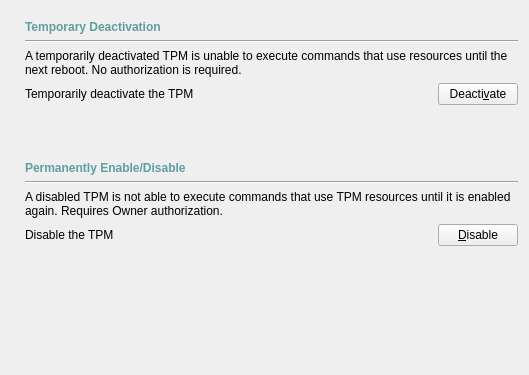
           <widget class="QWidget" name="tab1_26">
            <attribute name="title">
             <string>Operatio&amp;nal Modes</string>
            </attribute>
            <layout class="QVBoxLayout" name="verticalLayout_25">
             <property name="leftMargin">
              <number>25</number>
             </property>
             <property name="topMargin">
              <number>20</number>
             </property>
             <item>
              <widget class="QLabel" name="label_292">
               <property name="text">
                <string>&lt;html&gt;&lt;head&gt;&lt;meta name=&quot;qrichtext&quot; content=&quot;1&quot; /&gt;&lt;style type=&quot;text/css&quot;&gt;
p, li { white-space: pre-wrap; }
&lt;/style&gt;&lt;/head&gt;&lt;body style=&quot; font-family:'Sans Serif'; font-size:9pt; font-weight:400; font-style:normal;&quot;&gt;
&lt;p style=&quot; margin-top:0px; margin-bottom:0px; margin-left:0px; margin-right:0px; -qt-block-indent:0; text-indent:0px;&quot;&gt;&lt;span style=&quot; font-weight:600; color:#5f9ea0;&quot;&gt;Temporary Deactivation&lt;/span&gt;&lt;/p&gt;&lt;/body&gt;&lt;/html&gt;</string>
               </property>
              </widget>
             </item>
             <item>
              <widget class="Line" name="line_14">
               <property name="orientation">
                <enum>Qt::Horizontal</enum>
               </property>
              </widget>
             </item>
             <item>
              <widget class="QLabel" name="label_293">
               <property name="text">
                <string>A temporarily deactivated TPM is unable to execute commands that use resources until the next reboot. No authorization is required.</string>
               </property>
               <property name="wordWrap">
                <bool>true</bool>
               </property>
              </widget>
             </item>
             <item>
              <layout class="QHBoxLayout" name="horizontalLayout_30">
               <item>
                <widget class="QLabel" name="myDeactivateLabel">
                 <property name="text">
                  <string>Temporarily deactivate the TPM</string>
                 </property>
                </widget>
               </item>
               <item>
                <spacer name="horizontalSpacer_6">
                 <property name="orientation">
                  <enum>Qt::Horizontal</enum>
                 </property>
                 <property name="sizeHint" stdset="0">
                  <size>
                   <width>218</width>
                   <height>20</height>
                  </size>
                 </property>
                </spacer>
               </item>
               <item>
                <widget class="QPushButton" name="myDeactivate">
                 <property name="text">
                  <string>Deacti&amp;vate</string>
                 </property>
                </widget>
               </item>
              </layout>
             </item>
             <item>
              <spacer name="verticalSpacer_5">
               <property name="orientation">
                <enum>Qt::Vertical</enum>
               </property>
               <property name="sizeType">
                <enum>QSizePolicy::Fixed</enum>
               </property>
               <property name="sizeHint" stdset="0">
                <size>
                 <width>20</width>
                 <height>50</height>
                </size>
               </property>
              </spacer>
             </item>
             <item>
              <widget class="QLabel" name="label_295">
               <property name="text">
                <string>&lt;html&gt;&lt;head&gt;&lt;meta name=&quot;qrichtext&quot; content=&quot;1&quot; /&gt;&lt;style type=&quot;text/css&quot;&gt;
p, li { white-space: pre-wrap; }
&lt;/style&gt;&lt;/head&gt;&lt;body style=&quot; font-family:'Sans Serif'; font-size:9pt; font-weight:400; font-style:normal;&quot;&gt;
&lt;p style=&quot; margin-top:0px; margin-bottom:0px; margin-left:0px; margin-right:0px; -qt-block-indent:0; text-indent:0px;&quot;&gt;&lt;span style=&quot; font-weight:600; color:#5f9ea0;&quot;&gt;Permanently Enable/Disable&lt;/span&gt;&lt;/p&gt;&lt;/body&gt;&lt;/html&gt;</string>
               </property>
              </widget>
             </item>
             <item>
              <widget class="Line" name="line_15">
               <property name="orientation">
                <enum>Qt::Horizontal</enum>
               </property>
              </widget>
             </item>
             <item>
              <widget class="QLabel" name="label_296">
               <property name="text">
                <string>A disabled TPM is not able to execute commands that use TPM resources until it is enabled again. Requires Owner authorization.</string>
               </property>
               <property name="wordWrap">
                <bool>true</bool>
               </property>
              </widget>
             </item>
             <item>
              <layout class="QHBoxLayout" name="horizontalLayout_31">
               <item>
                <widget class="QLabel" name="myDisableLabel">
                 <property name="text">
                  <string>Disable the TPM</string>
                 </property>
                </widget>
               </item>
               <item>
                <spacer name="horizontalSpacer_7">
                 <property name="orientation">
                  <enum>Qt::Horizontal</enum>
                 </property>
                 <property name="sizeHint" stdset="0">
                  <size>
                   <width>318</width>
                   <height>20</height>
                  </size>
                 </property>
                </spacer>
               </item>
               <item>
                <widget class="QPushButton" name="myDisable">
                 <property name="text">
                  <string>&amp;Disable</string>
                 </property>
                </widget>
               </item>
              </layout>
             </item>
             <item>
              <spacer name="verticalSpacer_6">
               <property name="orientation">
                <enum>Qt::Vertical</enum>
               </property>
               <property name="sizeHint" stdset="0">
                <size>
                 <width>20</width>
                 <height>118</height>
                </size>
               </property>
              </spacer>
             </item>
            </layout>
           </widget>
